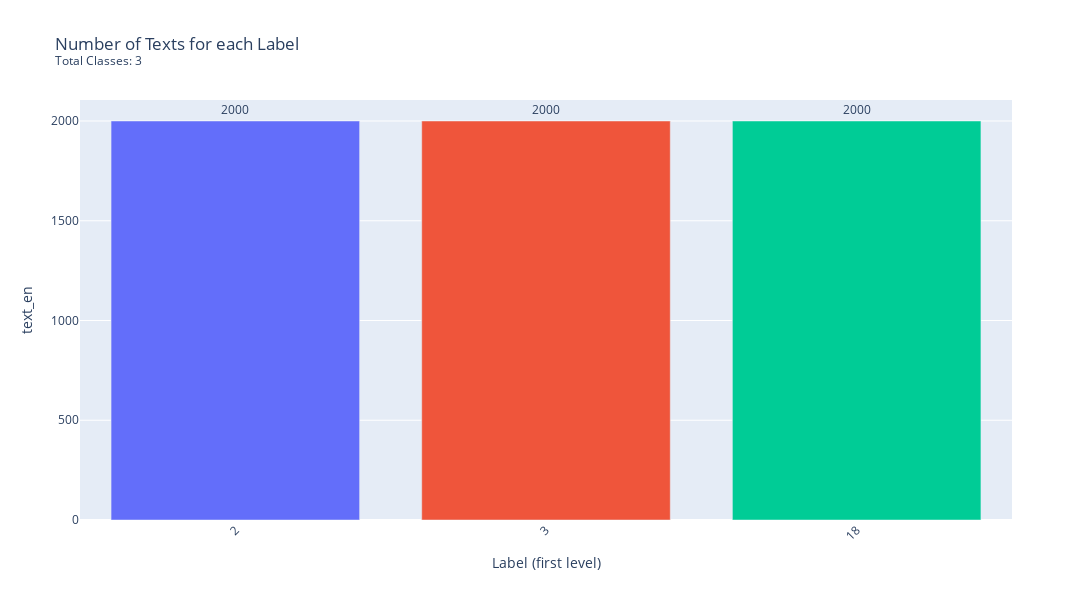

The cell this chart's notebook holds for it:
### Markdown cell above
Let's see if everything worked correctly with a plot :)

### Code cell
# create plot
barplot = create_obs_per_classes_barplot(
    df = reduced_dataframe,
    width = 1400, 
    height = 600, 
    title = "Number of Texts for each Label<br><sup>Total Classes: 3<sup>"
    )

### Figure 1 — Plotly figure (JSON) as saved in the notebook; plotly's stock layout.template omitted (floating-point values rounded to 4 significant figures)
{"data": [{"alignmentgroup": "True", "cliponaxis": false, "hovertemplate": "Label (first level)=%{x}<br>text_en=%{y}<extra></extra>", "legendgroup": "2", "marker": {"color": "#636efa", "pattern": {"shape": ""}}, "name": "2", "offsetgroup": "2", "orientation": "v", "showlegend": true, "textangle": 0, "textposition": "outside", "texttemplate": "%{y}", "type": "bar", "x": ["2"], "xaxis": "x", "y": [2000], "yaxis": "y"}, {"alignmentgroup": "True", "cliponaxis": false, "hovertemplate": "Label (first level)=%{x}<br>text_en=%{y}<extra></extra>", "legendgroup": "3", "marker": {"color": "#EF553B", "pattern": {"shape": ""}}, "name": "3", "offsetgroup": "3", "orientation": "v", "showlegend": true, "textangle": 0, "textposition": "outside", "texttemplate": "%{y}", "type": "bar", "x": ["3"], "xaxis": "x", "y": [2000], "yaxis": "y"}, {"alignmentgroup": "True", "cliponaxis": false, "hovertemplate": "Label (first level)=%{x}<br>text_en=%{y}<extra></extra>", "legendgroup": "18", "marker": {"color": "#00cc96", "pattern": {"shape": ""}}, "name": "18", "offsetgroup": "18", "orientation": "v", "showlegend": true, "textangle": 0, "textposition": "outside", "texttemplate": "%{y}", "type": "bar", "x": ["18"], "xaxis": "x", "y": [2000], "yaxis": "y"}], "layout": {"barmode": "relative", "height": 600, "legend": {"title": {"text": "Label (first level)"}, "tracegroupgap": 0}, "showlegend": false, "title": {"text": "Number of Texts for each Label<br><sup>Total Classes: 3<sup>"}, "width": 1400, "xaxis": {"anchor": "y", "categoryarray": ["2", "3", "18"], "categoryorder": "array", "domain": [0, 1], "tickangle": -45, "title": {"text": "Label (first level)"}}, "yaxis": {"anchor": "x", "domain": [0, 1], "title": {"text": "text_en"}}}}
